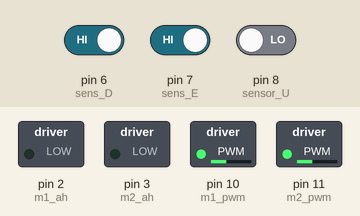
The sketch below on a simulated Arduino Uno, built for the host (arithmetic inside an expression is 32-bit, double 64-bit). On the bench: switched loads named in the sketch (green lamp = pin HIGH). The inputs (shaded band) are chosen by the test bench; at power-on: pin 7 (sens_E) HIGH, pin 8 (sensor_U) LOW, pin 6 (sens_D) HIGH.

Above: at 1.2 s.
1.3 s: pin 7 (sens_E) driven LOW
At 2.5 s:
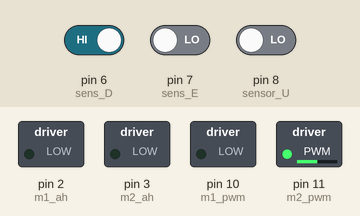
2.8 s: pin 8 (sensor_U) driven HIGH
At 3.7 s:
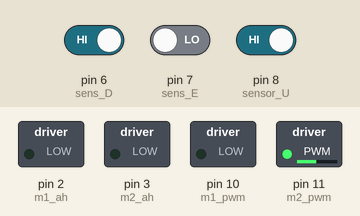
4.3 s: pin 6 (sens_D) driven LOW
At 4.9 s:
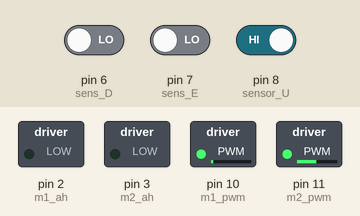
5.8 s: pin 6 (sens_D) driven HIGH
At 6.4 s:
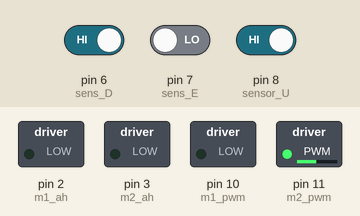
Timing chart, 0 to 22.4 s (numbered marks = the images above; inputs shaded):
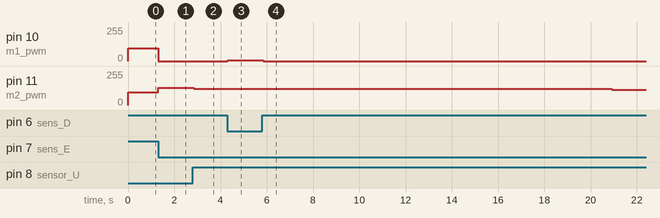

The sketch:

AGV_M.ino
```cpp
// ========================================================================================================
// --- Mapeamento de Hardware ---

#define    sens_D   6                                  //sensor ir direito
#define    sens_E   7                                  //sensor de ir esquerdo
#define    m1_ah    2                                  //motor 1 sentido anti-horário
#define    m2_ah    3                                  //motor 2 sentido anti-horário
#define    m1_pwm   10                                 //pwm do motor 1
#define    m2_pwm   11                                 //pwm do motor 2
#define    m1_hr    12                                 //motor 1 sentido horário
#define    m2_hr    4                                 //motor 2 sentido horário
#define   sensor_U 8

// ========================================================================================================
// --- Configurações Iniciais ---
void setup()
{

    pinMode(sens_D,   INPUT);                            //entrada para o sensor ir direito
    pinMode(sens_E,   INPUT);                            //entrada para o sensor de ir esquerdo
    pinMode(sensor_U, INPUT);
    pinMode(m1_ah,    OUTPUT);                            //saída para controle de inversão do motor 1
    pinMode(m2_ah,    OUTPUT);                            //saída para controle de inversão do motor 2
    pinMode(m1_pwm,   OUTPUT);                            //saída para controle pwm do motor 1
    pinMode(m2_pwm,   OUTPUT);                            //saída para controle pwm do motor 2

    digitalWrite(m1_ah,  LOW);                         //Robô move-se para frente
    digitalWrite(m2_ah,  LOW);
    digitalWrite(m1_hr, HIGH);
    digitalWrite(m2_hr, HIGH);


    analogWrite(m1_pwm, 0x00);                          //motores parado
    analogWrite(m2_pwm, 0x00);


} //end setup


// ========================================================================================================
// --- Loop Infinito ---

void loop()
{

  if(digitalRead(sensor_U)==1){                        //sensor_U está atuado ?
     analogWrite(m1_pwm, 0x00);                        //sim
    analogWrite(m2_pwm, 0x00);                         //para motores
  }
  if(!digitalRead(sens_D))                              //sensor esquerdo está na linha preta?
  {                                                     //sim
    analogWrite(m1_pwm, 0x80);                          //aumenta velocidade do motor da direita
    analogWrite(m2_pwm, 0x00);                          //para motor da esquerda

  } //end if sens_2


  if(!digitalRead(sens_E))                              //sensor direito está na linha preta?
  {                                                     //sim
    analogWrite(m1_pwm, 0x00);                          //para motor da direita
    analogWrite(m2_pwm, 0x80);                          //aumenta velocidade do motor da esquerda

  } //end if sens_1


  //Se nenhum sensor estiver na linha preta, move robô para frente
  else
  {
    analogWrite(m1_pwm, 0x60);
    analogWrite(m2_pwm, 0x60);

  } //end else

  /*Serial.begin(230400);
    Serial.println("sensor: ");
    Serial.println(digitalRead(sensor_U)); */


} //end loop
```

Measured:
- after the input at 1.3 s, pin 10 (m1_pwm): 96/255 → 0/255 at once; pin 11 (m2_pwm): 96/255 → 128/255 at once
- after the input at 2.8 s, pin 11 (m2_pwm): 128/255 → 122/255 at once
- after the input at 4.3 s, pin 10 (m1_pwm): 0/255 → 7/255 at once
- after the input at 5.8 s, pin 10 (m1_pwm): 7/255 → 0/255 at once
